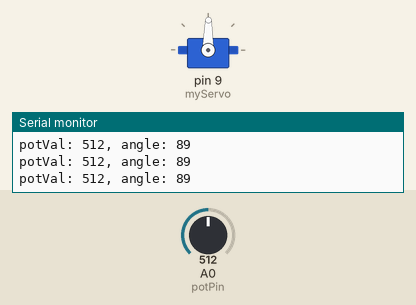
Bench run of a sketch on a simulated Arduino Uno, built with avr-gcc and run on an emulated ATmega328P. Shown: servo, the last lines printed to the serial monitor. The test bench sets the inputs (shaded band); at power-on: A0 (potPin) = 512.

Above: at 1.2 s.
1.3 s: A0 (potPin) set to 559
At 2.4 s:
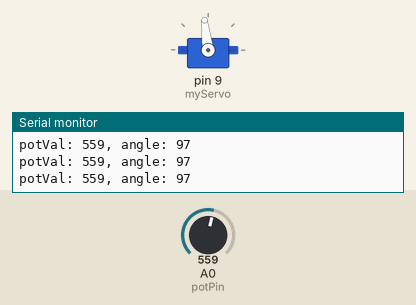
4.3 s: A0 (potPin) set to 578
At 5.5 s:
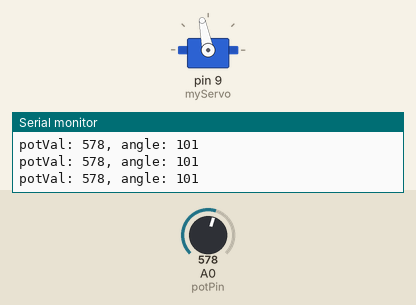
5.8 s: A0 (potPin) set to 306
At 7.0 s:
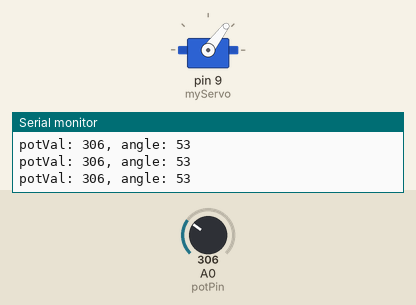
7.3 s: A0 (potPin) set to 716
At 8.3 s:
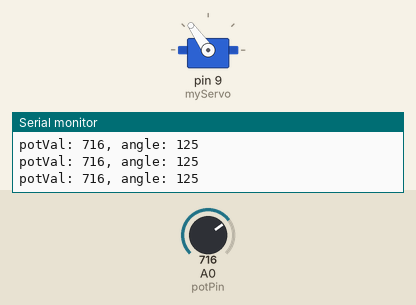
8.8 s: A0 (potPin) set to 0
At 9.8 s:
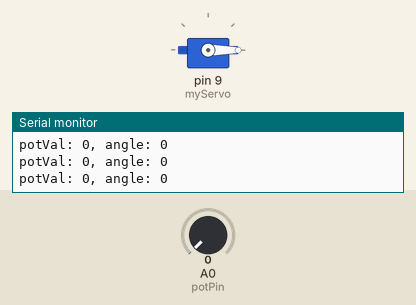
10.3 s: A0 (potPin) set to 8
At 11.2 s:
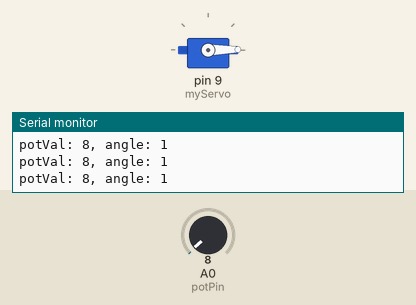
13.3 s: A0 (potPin) set to 11
Timing chart, 0 to 16.3 s (numbered marks = the images above; inputs shaded):
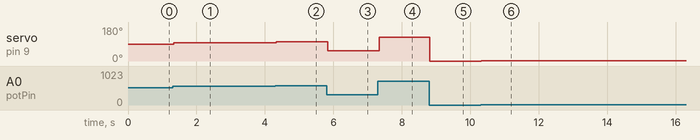

The sketch:

prog_potentiometre_servomoteur_6.ino
```cpp
#include <Servo.h>
Servo myServo;
int const potPin = A0;
int potVal;
int angle;

void setup() {
  // put your setup code here, to run once:
  myServo.attach(9);

  Serial.begin(9600);
}

void loop() {
  // put your main code here, to run repeatedly:
  potVal = analogRead(potPin);
  Serial.print("potVal: ");
  Serial.print(potVal);
  angle = potVal/5.715083799;
  Serial.print(", angle: ");
  Serial.println(angle);
  myServo.write(angle);
  delay(15);
}
```

Measured:
- after the input at 1.3 s, servo on pin 9 (myServo): 89° → 97° at once
- after the input at 4.3 s, servo on pin 9 (myServo): 97° → 101° at once
- after the input at 5.8 s, servo on pin 9 (myServo): 101° → 53° at once
- after the input at 7.3 s, servo on pin 9 (myServo): 53° → 125° at once
- after the input at 8.8 s, servo on pin 9 (myServo): 125° → 0° at once
- after the input at 10.3 s, servo on pin 9 (myServo): 0° → 1° at once
